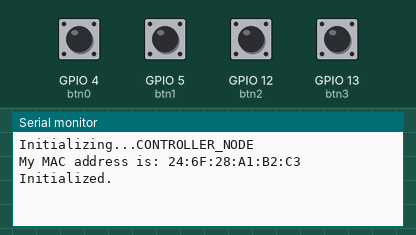
A sketch run on a simulated ESP8266 (Wemos D1 mini). On the bench: the last lines printed to the serial monitor. The inputs (shaded band) are chosen by the test bench; at power-on: GPIO 4 (btn0), GPIO 5 (btn1), GPIO 12 (btn2), GPIO 13 (btn3) HIGH.

Above: at 1.2 s.
1.3 s: GPIO 4 (btn0) pulled LOW for 0.15 s
At 2.6 s:
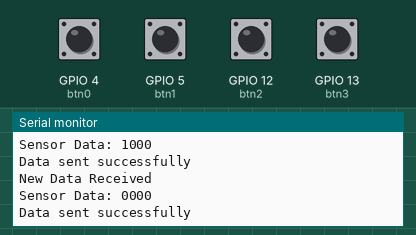
2.9 s: GPIO 5 (btn1) pulled LOW for 0.15 s
At 3.8 s:
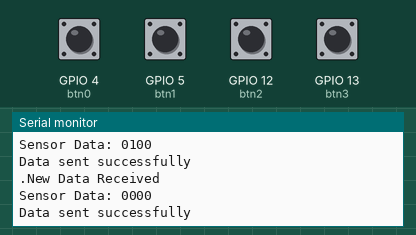
6.0 s: GPIO 12 (btn2) pulled LOW for 0.15 s
At 6.14 s:
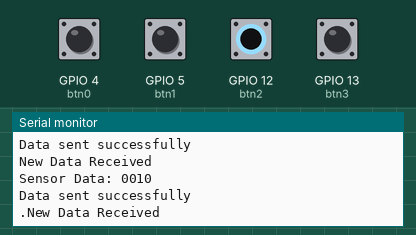
9.1 s: GPIO 13 (btn3) pulled LOW for 0.15 s
At 9.23 s:
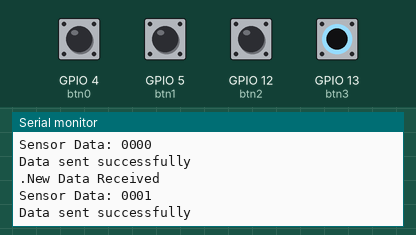
Timing chart, 0 to 11.7 s (numbered marks = the images above; inputs shaded):
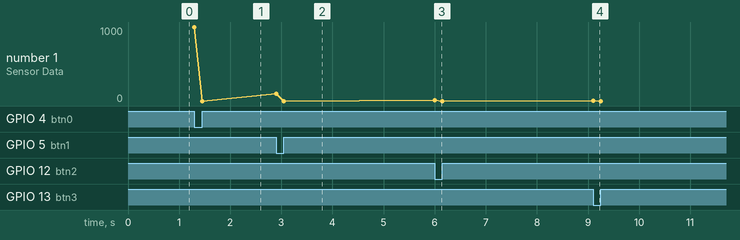

The sketch:

Wemos_ESPNOW_Transmitter.ino
```cpp
/****************************************************************************************************************************************************
    TITLE: ESP-NOW Getting Started Examples

    By Frenoy Osburn
    YouTube Video: https://youtu.be/_cNAsTB5JpM
 ****************************************************************************************************************************************************/

/********************************************************************************************************************
   Please make sure that you install the board support package for the ESP8266 boards.
   You will need to add the following URL to your Arduino preferences.
   Boards Manager URL: http://arduino.esp8266.com/stable/package_esp8266com_index.json
********************************************************************************************************************/

/********************************************************************************************************************
   Board Settings:
   Board: "WeMos D1 R1 or Mini"
   Upload Speed: "921600"
   CPU Frequency: "80MHz"
   Flash Size: "4MB (FS:@MB OTA:~1019KB)"
   Debug Port: "Disabled"
   Debug Level: "None"
   VTables: "Flash"
   IwIP Variant: "v2 Lower Memory"
   Exception: "Legacy (new can return nullptr)"
   Erase Flash: "Only Sketch"
   SSL Support: "All SSL ciphers (most compatible)"
   COM Port: Depends *On Your System
*********************************************************************************************************************/
#include<ESP8266WiFi.h>
#include<espnow.h>
#include <FastLED.h>

#define MY_NAME         "CONTROLLER_NODE"
#define MY_ROLE         ESP_NOW_ROLE_CONTROLLER         // set the role of this device: CONTROLLER, SLAVE, COMBO
#define RECEIVER_ROLE   ESP_NOW_ROLE_SLAVE              // set the role of the receiver
#define WIFI_CHANNEL    1

// NodeMCU has internal Pull-Up resistors
// These are the inputs from Leon Paul/SG Light Extensions Relays
#define btn0 4  //D2
#define btn1 5  //D1
#define btn2 12  //D6
#define btn3 13  //D7


//uint8_t receiverAddress[] = {0xFF, 0xFF, 0xFF, 0xFF, 0xFF, 0xFF};   // please update this with the MAC address of the receiver
//uint8_t receiverAddress[] = {0xE8, 0xDB, 0x84, 0xC5, 0x63, 0x03};
//uint8_t receiverAddress[] = {0xE8, 0xDB, 0x84, 0xC5, 0x99, 0x6B};
//uint8_t receiverAddress[] = {0xBC, 0xFF, 0x4D, 0x19, 0xA2, 0x01};
uint8_t receiverAddress[] = {0xE8, 0xDB, 0x84, 0xC5, 0x63, 0x03};

struct __attribute__((packed)) dataPacket {
  bool sensor1;
  bool sensor2;
  bool sensor3;
  bool sensor4;
};

bool sensor1_prev = false;
bool sensor2_prev = false;
bool sensor3_prev = false;
bool sensor4_prev = false;

// Shows if new data is available for display
bool new_data = false;

void transmissionComplete(uint8_t *receiver_mac, uint8_t transmissionStatus) {
  if (transmissionStatus == 0) {
    Serial.println("Data sent successfully");
  } else {
    Serial.print("Error code: ");
    Serial.println(transmissionStatus);
  }
}

void setup() {
  Serial.begin(115200);     // initialize serial port

  delay(10);

  // Sets the inputs from the Light Extension Relays
  pinMode(btn0, INPUT_PULLUP);
  pinMode(btn1, INPUT_PULLUP);
  pinMode(btn2, INPUT_PULLUP);
  pinMode(btn3, INPUT_PULLUP);

  Serial.println();
  Serial.println();
  Serial.println();
  Serial.print("Initializing...");
  Serial.println(MY_NAME);
  Serial.print("My MAC address is: ");
  Serial.println(WiFi.macAddress());

  WiFi.mode(WIFI_STA);
  WiFi.disconnect();        // we do not want to connect to a WiFi network

  if (esp_now_init() != 0) {
    Serial.println("ESP-NOW initialization failed");
    return;
  }

  esp_now_set_self_role(MY_ROLE);
  esp_now_register_send_cb(transmissionComplete);   // this function will get called once all data is sent
  esp_now_add_peer(receiverAddress, RECEIVER_ROLE, WIFI_CHANNEL, NULL, 0);

  Serial.println("Initialized.");
}

void loop() {

  EVERY_N_MILLISECONDS(3000) {
    Serial.print(".");
  }

  dataPacket packet;

  // Detects Touches on Signal Low
  if (digitalRead(btn0) == LOW) packet.sensor1 = 1;
  if (digitalRead(btn1) == LOW) packet.sensor2 = 1;
  if (digitalRead(btn2) == LOW) packet.sensor3 = 1;
  if (digitalRead(btn3) == LOW) packet.sensor4 = 1;

  if (digitalRead(btn0) == HIGH) packet.sensor1 = 0;
  if (digitalRead(btn1) == HIGH) packet.sensor2 = 0;
  if (digitalRead(btn2) == HIGH) packet.sensor3 = 0;
  if (digitalRead(btn3) == HIGH) packet.sensor4 = 0;

  // Tests if the previous data is the same as the current data
  if (sensor1_prev == packet.sensor1 && sensor2_prev == packet.sensor2 && sensor3_prev == packet.sensor3 && sensor4_prev == packet.sensor4) {
    new_data = false;
  } else {
    new_data = true;
    Serial.println("New Data Received");
    // Tests if the New Data is going from No Lights to Lights
  }

  // Only transmits when new data is available
  if (new_data == true) {

    Serial.print("Sensor Data: ");
    Serial.print(packet.sensor1);
    Serial.print(packet.sensor2);
    Serial.print(packet.sensor3);
    Serial.println(packet.sensor4);

    esp_now_send(receiverAddress, (uint8_t *) &packet, sizeof(packet));
    new_data = false;
  }

  sensor1_prev = packet.sensor1;
  sensor2_prev = packet.sensor2;
  sensor3_prev = packet.sensor3;
  sensor4_prev = packet.sensor4;

//  delay(8);

}
```

Measured:
- after the input at 1.3 s, the serial monitor: prints a new line at once (image 1)
- after the input at 2.9 s, the serial monitor: prints a new line at once (image 2)
- after the input at 6.0 s, the serial monitor: prints a new line at once (image 3)
- after the input at 9.1 s, the serial monitor: prints a new line at once (image 4)
